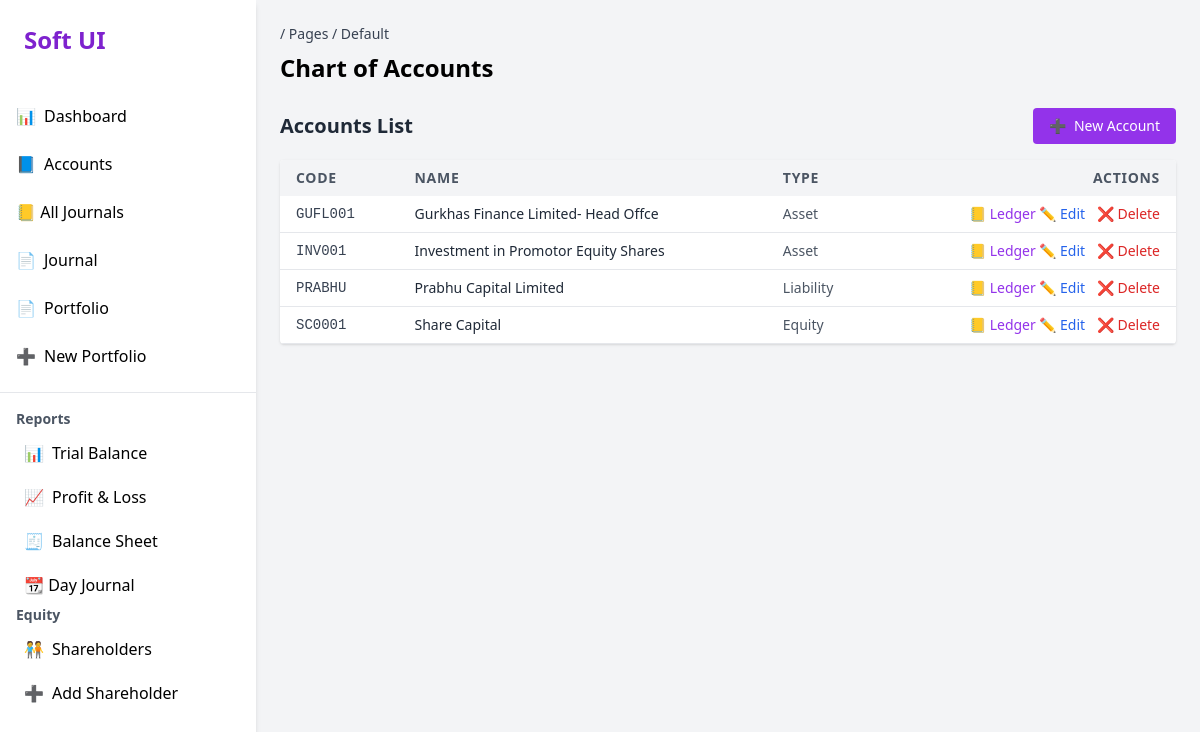
Screenshot of /accounts/ with the database file from the repository.
### core/models.py (models this page shows, shortened)
class Account(models.Model):
    name = models.CharField(max_length=100)
    code = models.CharField(max_length=20, unique=True)
    type = models.CharField(max_length=20, choices=ACCOUNT_TYPES)
    parent = models.ForeignKey('self', null=True, blank=True, on_delete=models.SET_NULL)

### core/views.py (the view)
# urls.py: path('accounts/', views.account_list, name='accounts'),
def account_list(request):
    accounts = Account.objects.all().order_by('code')
    return render(request, 'accounts.html', {'accounts': accounts})

### templates/accounts.html (shortened to what this page needs)
{% extends 'base.html' %}
{% block heading %}Chart of Accounts{% endblock %}
{% block content %}
<div class="flex items-center justify-between mb-4">
  <h2 class="text-xl font-bold text-gray-800">Accounts List</h2>
  <a href="{% url 'add_account' %}" class="bg-purple-600 text-white px-4 py-2 rounded hover:bg-purple-700 text-sm flex items-center">
    ➕ <span class="ml-2">New Account</span>
  </a>
</div>
<div class="overflow-x-auto bg-white shadow rounded">
  <table class="min-w-full text-sm text-left">
    <thead class="bg-gray-100 text-gray-600 uppercase tracking-wider">
      <tr>
        <th class="px-4 py-2">Code</th>
        <th class="px-4 py-2">Name</th>
        <th class="px-4 py-2">Type</th>
        <th class="px-4 py-2 text-right">Actions</th>
      </tr>
    </thead>
    <tbody>
      {% for account in accounts %}
      <tr class="border-b hover:bg-gray-50">
        <td class="px-4 py-2 font-mono text-sm text-gray-700">{{ account.code }}</td>
        <td class="px-4 py-2 text-gray-800">{{ account.name }}</td>
        <td class="px-4 py-2 capitalize text-gray-600">{{ account.type }}</td>
        <td class="px-4 py-2 text-right">
          <a href="{% url 'account_ledger' account.id %}" class="text-purple-600 hover:underline text-sm ml-2">📒 Ledger</a>
          <a href="{% url 'edit_account' account.id %}" class="text-blue-600 hover:underline text-sm">✏️ Edit</a>
          <form action="{% url 'delete_account' account.id %}" method="POST" class="inline">
            <button type="submit" onclick="return confirm('Are you sure you want to delete this account?')" class="text-red-600 hover:underline text-sm ml-2">❌ Delete</button>
          </form>
        </td>
      </tr>
      {% empty %}
      <tr>
        <td colspan="4" class="text-center p-4 text-gray-500">No accounts found.</td>
      </tr>
      {% endfor %}
    </tbody>
  </table>
</div>
{% endblock %}

### templates/base.html (shortened to what this page needs)
<!DOCTYPE html>
<html lang="en">
<head>
  <script src="https://cdn.tailwindcss.com"></script>
</head>
<body class="bg-gray-100 font-sans">
  <div class="flex h-screen">
    <aside class="w-64 bg-white shadow-md">
      <div class="p-6 text-2xl font-bold text-purple-700">Soft UI</div>
      <nav class="mt-4">
        <ul class="space-y-2">
          <li>
            <a href="{% url 'dashboard' %}" class="flex items-center px-4 py-2 hover:bg-purple-100 rounded">
              <span class="text-purple-600">📊</span>
              <span class="ml-2">Dashboard</span>
            </a>
          </li>
          <li>
            <a href="{% url 'accounts' %}" class="flex items-center px-4 py-2 hover:bg-purple-100 rounded">
              <span class="text-purple-600">📘</span>
              <span class="ml-2">Accounts</span>
            </a>
          </li>
          <li>
            <a href="{% url 'journal_list' %}" class="flex items-center px-4 py-2 hover:bg-purple-100 rounded">
              📒 All Journals
            </a>
          </li>
          <li>
            <a href="{% url 'add_transaction' %}" class="flex items-center px-4 py-2 hover:bg-purple-100 rounded">
              <span class="text-purple-600">📄</span>
              <span class="ml-2">Journal</span>
            </a>
          </li>
          <li>
            <a href="{% url 'portfolio_list' %}" class="flex items-center px-4 py-2 hover:bg-purple-100 rounded">
              <span class="text-purple-600">📄</span>
              <span class="ml-2">Portfolio</span>
            </a>
          </li>
          <li>
            <a href="{% url 'add_portfolio' %}" class="flex items-center px-4 py-2 hover:bg-purple-100 rounded">
              <span class="text-purple-600">➕</span>
              <span class="ml-2">New Portfolio</span>
            </a>
          </li>
        </ul>
        <hr class="my-4 border-gray-200" />
<h2 class="text-sm font-semibold text-gray-600 px-4 mb-1">Reports</h2>
<ul class="space-y-1 px-2">
  <li>
    <a href="{% url 'trial_balance' %}" class="flex items-center px-4 py-2 hover:bg-purple-100 rounded">
      📊 <span class="ml-2">Trial Balance</span>
    </a>
  </li>
  <li>
    <a href="{% url 'profit_loss' %}" class="flex items-center px-4 py-2 hover:bg-purple-100 rounded">
      📈 <span class="ml-2">Profit & Loss</span>
    </a>
  </li>
  <li>
    <a href="{% url 'balance_sheet' %}" class="flex items-center px-4 py-2 hover:bg-purple-100 rounded">
      🧾 <span class="ml-2">Balance Sheet</span>
    </a>
  </li>
  <li>
  <a href="{% url 'day_journal' %}" class="flex items-center px-4 py-2 hover:bg-purple-100 rounded">
    📆 Day Journal
  </a>
</li>
</ul>
<h2 class="text-sm font-semibold text-gray-600 px-4 mb-1">Equity</h2>
<ul class="space-y-1 px-2">
  <li>
    <a href="{% url 'list_shareholders' %}" class="flex items-center px-4 py-2 hover:bg-purple-100 rounded">
      🧑‍🤝‍🧑 <span class="ml-2">Shareholders</span>
    </a>
  </li>
  <li>
    <a href="{% url 'add_shareholder' %}" class="flex items-center px-4 py-2 hover:bg-purple-100 rounded">
      ➕ <span class="ml-2">Add Shareholder</span>
    </a>
  </li>
</ul>
      </nav>
    </aside>
    <main class="flex-1 overflow-y-auto p-6">
      <div class="text-gray-700 text-sm mb-2">/ Pages / Default</div>
      <h1 class="text-2xl font-bold mb-6">{% block heading %}General Statistics{% endblock %}</h1>
      {% block content %}
      {% endblock %}
    </main>
  </div>
</body>
</html>

### rows the page displays
Account: code "GUFL001", name "Gurkhas Finance Limited- Head Offce", type "Asset"
Account: code "INV001", name "Investment in Promotor Equity Shares", type "Asset"
Account: code "PRABHU", name "Prabhu Capital Limited", type "Liability"
Account: code "SC0001", name "Share Capital", type "Equity"
